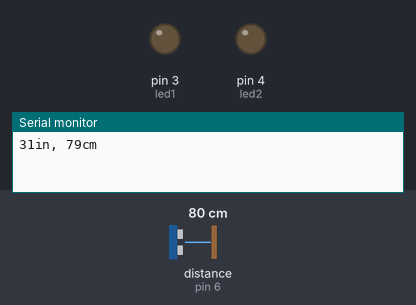
The sketch below on a simulated Arduino Uno, built with avr-gcc and run on an emulated ATmega328P. Shown: output pins drawn as LEDs (lit = HIGH), the last lines printed to the serial monitor. Wiring (inferred from the names in the program): ultrasonic range finder: trigger pin 7; echo pin 6. The inputs (shaded band) are chosen by the test bench; at power-on: distance to the obstacle (sensor on pin 6) 80 cm. The echo pulse lasts 58.3 µs per cm; pins used as bus, display or sensor lines are not drawn.

Above: at 0.12 s.
At 1.2 s:
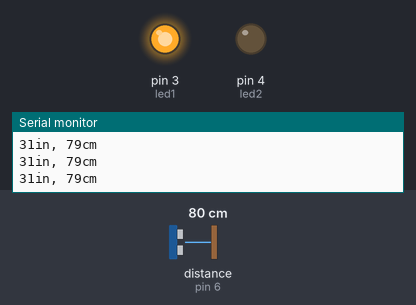
1.3 s: distance to the obstacle (sensor on pin 6) set to 2 cm
Timing chart, 0 to 4.3 s (numbered marks = the images above; inputs shaded):
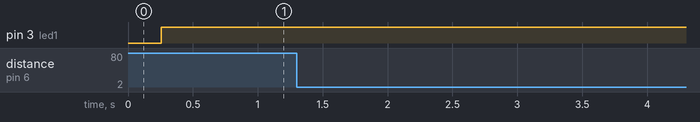

The sketch:

amazing_hango_migelo1.ino
```cpp
int trigPin = 7;    // Trigger
int echoPin = 6 ;// Echo
int led1 = 3;
int led2 = 4;
long duration, cm, inches;

void setup() {
  //Serial Port begin
  Serial.begin (9600);
  //Define inputs and outputs
  pinMode(trigPin, OUTPUT);
  pinMode(echoPin, INPUT);
  pinMode(led1, OUTPUT);
  pinMode(led2, OUTPUT);
}

void loop() {
  // The sensor is triggered by a HIGH pulse of 10 or more microseconds.
  // Give a short LOW pulse beforehand to ensure a clean HIGH pulse:
  digitalWrite(trigPin, LOW);
  delayMicroseconds(5);
  digitalWrite(trigPin, HIGH);
  delayMicroseconds(10);
  digitalWrite(trigPin, LOW);

  // Read the signal from the sensor: a HIGH pulse whose
  // duration is the time (in microseconds) from the sending
  // of the ping to the reception of its echo off of an object.
  pinMode(echoPin, INPUT);
  duration = pulseIn(echoPin, HIGH);

  // Convert the time into a distance
  cm = (duration/2) / 29.1;     // Divide by 29.1 or multiply by 0.0343
  inches = (duration/2) / 74;   // Divide by 74 or multiply by 0.0135

  Serial.print(inches);
  Serial.print("in, ");
  Serial.print(cm);
  Serial.print("cm");
  Serial.println();

  delay(250);
  {
   if (cm < 335) {
    digitalWrite(led1, HIGH);
}
    else {
      digitalWrite(led1, LOW);
    }
    if(cm >= 335) {
    digitalWrite(led2,HIGH);
  }
	else {
      digitalWrite(led2, LOW);
  }

  }


}
```
